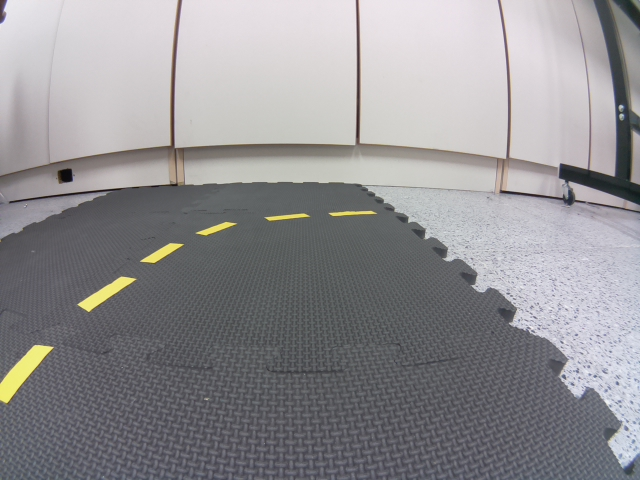
#> input picture tutorials/python/csp2016/hw1/0210767/images/curve-right.jpg, 640 x 480 px, found by its file name
$ jupyter execute --allow-errors assignment1.ipynb   (Python 2 division)
#> lines starting #> are read from the running program, lines starting #| are printed output that depends on the picture; after the words box and inside, x2 and y2 are one past the last pixel; in counts of white or black regions, pixels touching at a corner belong together; long printed decimals are rounded
# Create Software Project - Take Home Midterm Exam/Assignment

* Objective: this jupyter notebook is intended to evaluate how the students understand the Duckietown repo

Prof. Nick Wang, 2016/11/7

## Instructions:
1. $ cp assignment1.ipynb assignment1-XXXXXXX.ipynb (XXXXXXX is your name) You also need to add your name, setup, and state the contributions in the setup and contributions section.
2. You can already see the desired outputs of each cell, and you need to find the relevant code in the Duckietown repo and reproduce the results.
3. Each student needs to submit one to your mentor, via email. Please do not commit your ipynb to repo. Please do not modify assignment1.ipynb.

## Steup and Conributions:

This work is done by: PETER CHENG.

You need to state your contribution here. What's your working environment (e.g., VirtualBox XXX version on Window XX). If you get some help from your TA or classmates, you need to describe here.

# Line Detector

#> (a cell that did not finish here is left out)

### 1.Load the image and resize

[cell 2]
import cv2
import numpy as np
from matplotlib import pyplot as plt

#Use your own image
img = cv2.imread("images/curve-right.jpg")
#> img is the input picture: shape (480, 640, 3); mean B, G, R 146.4, 143.7, 145.1

image_cv = cv2.resize(img, (160, 120),interpolation=cv2.INTER_NEAREST)

dst1 = cv2.cvtColor(img,cv2.COLOR_BGR2RGB)
plt.subplot(121),plt.imshow(dst1,cmap = 'brg')
plt.title('Original Image'), plt.xticks([]), plt.yticks([])

dst2 = cv2.cvtColor(image_cv,cv2.COLOR_BGR2RGB)
plt.subplot(122),plt.imshow(dst2,cmap = 'brg')
plt.title('Resized Image'), plt.xticks([]), plt.yticks([])

plt.show()
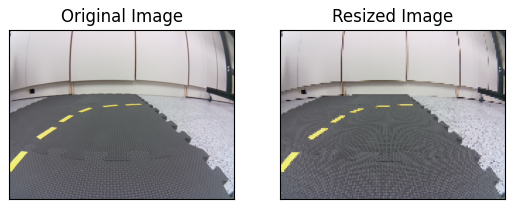
#> figure drawn by matplotlib, 2 panels

### 2.Find the edge (15%)

[cell 3]
#You should find the config file 'universal.yaml'
#You code this
gray = cv2.cvtColor(image_cv, cv2.COLOR_BGR2GRAY)
edges = cv2.Canny(gray, 60, 150,apertureSize = 3)
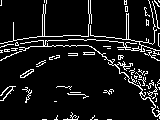
#> edges: shape (120, 160); 9.3% white in thin lines or dots


plt.imshow(edges,cmap = 'gray')
plt.title('Edge Image'), plt.xticks([]), plt.yticks([])
plt.show()

### 3-1.Setup HSV space threshold (15%)

[cell 4]
#You should find the config file 'universal.yaml'
hsv_white1 = np.array([0,0,150])
hsv_white2 = np.array([180,100,255])
hsv_yellow1 = np.array([25, 50,50])
hsv_yellow2 = np.array([45, 255, 255])
hsv_red1 = np.array([0, 100, 100])
hsv_red2 = np.array([15, 255, 255])
hsv_red3 = np.array([165, 100, 100])
hsv_red4 = np.array([180, 255,255])
print cv2.COLOR_BGR2HSV

### 3-2.Threshold colors in HSV space (15%)

[cell 5]
dilation_kernel_size = 3
#change color space to HSV
hsv = cv2.cvtColor(image_cv, cv2.COLOR_BGR2HSV)
#> hsv: shape (120, 160, 3); mean H, S, V 109.4, 15.2, 149.6
kernel = cv2.getStructuringElement(cv2.MORPH_ELLIPSE,(dilation_kernel_size, dilation_kernel_size))

#find the color
white =  cv2.inRange(hsv, hsv_white1, hsv_white2)
#> white: shape (120, 160); 45.7% white; 22 white regions (18 under 20 px), largest, box (x1, y1, x2, y2) and area: (0, 0, 160, 117) 8432, (5, 40, 44, 50) 192, (0, 49, 25, 60) 83, (156, 11, 160, 20) 22
white = cv2.dilate(white, kernel)
#> white: shape (120, 160); 50% white; 12 black regions (8 under 20 px), largest, box (x1, y1, x2, y2) and area: (0, 46, 160, 120) 9136, (0, 37, 87, 55) 202, (149, 0, 160, 27) 136, (140, 28, 160, 50) 109

yellow = cv2.inRange(hsv, hsv_yellow1, hsv_yellow2)
#> yellow: shape (120, 160); 1% white; 8 white regions (5 under 20 px), largest, box (x1, y1, x2, y2) and area: (0, 87, 14, 101) 75, (20, 70, 34, 78) 40, (36, 61, 46, 67) 23
yellow = cv2.dilate(yellow, kernel)
#> yellow: shape (120, 160); 1.8% white; 7 white regions (1 under 20 px), largest, box (x1, y1, x2, y2) and area: (0, 86, 15, 102) 107, (19, 69, 35, 79) 70, (35, 60, 47, 68) 45, (82, 52, 95, 56) 43, (48, 55, 61, 61) 43, (66, 53, 79, 57) 39

red1 = cv2.inRange(hsv, hsv_red1, hsv_red2)
#> red1: shape (120, 160); every value is 0
red2 = cv2.inRange(hsv, hsv_red3, hsv_red4)
red = cv2.bitwise_or(red1, red2)
red = cv2.dilate(red, kernel)


# Uncomment '#' to plot with color
x = cv2.cvtColor(yellow, cv2.COLOR_GRAY2BGR)
x[:,:,2] *= 1
x[:,:,1] *= 1
x[:,:,0] *= 0
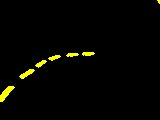
#> x: shape (120, 160, 3); mean B, G, R 0, 4.7, 4.7
x = cv2.cvtColor(x, cv2.COLOR_BGR2RGB)

y = cv2.cvtColor(red, cv2.COLOR_GRAY2BGR)
#> y: shape (120, 160, 3); every value is 0
y[:,:,2] *= 1
y[:,:,1] *= 0
y[:,:,0] *= 0
y = cv2.cvtColor(y, cv2.COLOR_BGR2RGB)

plt.subplot(131),plt.imshow(white,cmap = 'gray')
plt.title('White'), plt.xticks([]), plt.yticks([])

plt.subplot(132),plt.imshow(yellow,cmap = 'gray')
plt.subplot(132),plt.imshow(x,cmap = 'brg')
plt.title('Yellow'), plt.xticks([]), plt.yticks([])

plt.subplot(133),plt.imshow(red,cmap = 'gray')
plt.subplot(133),plt.imshow(y,cmap = 'brg')
plt.title('Red'), plt.xticks([]), plt.yticks([])

plt.show()

### 4.Combine Edge and Colors (15%)

[cell 6]
edge_color_white = cv2.bitwise_and(cv2.dilate(white, kernel), edges)
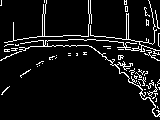
#> edge_color_white: shape (120, 160); 7.5% white in thin lines or dots
edge_color_yellow = cv2.bitwise_and(cv2.dilate(yellow, kernel), edges)
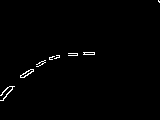
#> edge_color_yellow: shape (120, 160); 0.97% white in thin lines or dots, all inside (x1, y1, x2, y2) = (0, 0, 160, 101)
edge_color_red = cv2.bitwise_and(cv2.dilate(red, kernel), edges)


plt.imshow(edge_color_yellow,cmap = 'gray')
plt.title('Edge Color Y'), plt.xticks([]), plt.yticks([])
# [6 lines of commented-out code are left out]

plt.show()

### 5-1.Find the lines (15%)

[cell 7]
hough_threshold = 20
hough_min_line_length = 3
hough_max_line_gap = 3
#default threshold 20-> 10
lines_white = cv2.HoughLinesP(edge_color_white, 1, np.pi/180, hough_threshold, np.empty(1), hough_min_line_length, hough_max_line_gap)
#> lines_white = 79 rows, first 6: [63, 46, 88, 45], [115, 38, 130, 39], [110, 41, 117, 41], [45, 36, 80, 35], [91, 46, 137, 83], [38, 40, 67, 40]
lines_yellow = cv2.HoughLinesP(edge_color_yellow, 1, np.pi/180, hough_threshold, np.empty(1), hough_min_line_length, hough_max_line_gap)
#> lines_yellow = [[6, 94, 14, 86], [49, 58, 52, 56], [50, 59, 56, 55], [23, 77, 33, 70], [38, 66, 45, 62], [2, 92, 9, 86], [87, 54, 94, 54], [73, 55, 77, 55], [39, 62, 59, 57], [68, 53, 77, 53]]
lines_red = cv2.HoughLinesP(edge_color_red, 1, np.pi/180, hough_threshold, np.empty(1), hough_min_line_length, hough_max_line_gap)
#> lines_red = None


color = "yellow"
lines = lines_yellow
#> lines has the same summary as lines_yellow
bw = yellow

if lines is not None:
    lines = np.array(lines[0])
#> lines = [[6, 94, 14, 86]]
    print "found lines"

else:
    lines = []
    print "no lines"

### Show the lines (yellow)

[cell 8]
image_with_lines = np.copy(dst2)
if len(lines)>0:
    for x1,y1,x2,y2 in lines:
        cv2.line(image_with_lines, (x1,y1), (x2,y2), (0,0,255), 2)
        cv2.circle(image_with_lines, (x1,y1), 2, (0,255,0))
        cv2.circle(image_with_lines, (x2,y2), 2, (255,0,0))
#> this loop made 1 pass
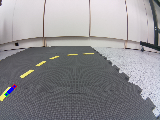
#> image_with_lines: shape (120, 160, 3); mean R, G, B 145.1, 143.6, 146.9

plt.imshow(image_with_lines,cmap = 'brg')
plt.title('Line Image'), plt.xticks([]), plt.yticks([])
plt.show()

### 6-1.Normals (15%)

[cell 9]
arr_cutoff = np.array((0, 40, 0, 40))
arr_ratio = np.array((1./160, 1./120, 1./160, 1./120))

normals = []
centers = []
if len(lines)>0:

    #find the normalized coordinates
    lines_normalized = ((lines + arr_cutoff) * arr_ratio)
#> lines_normalized = [[0.0375, 1.12, 0.0875, 1.05]]

    #find the dx dy
    length = np.sum((lines[:, 0:2] -lines[:, 2:4])**2, axis=1, keepdims=True)**0.5
#> length = [11.31]
    dx =  1.* (lines[:,3:4]-lines[:,1:2])/length
#> dx = [-0.707]
    dy = 1.* (lines[:,0:1]-lines[:,2:3])/length
#> dy = [-0.707]

    #find the center point
    centers = np.hstack([(lines[:,0:1]+lines[:,2:3])/2, (lines[:,1:2]+lines[:,3:4])/2])
#> centers = [[10, 90]]

    #find the vectors' direction
    x3 = (centers[:,0:1] - 3.*dx).astype('int')
#> x3 = [12]
    x3[x3<0]=0
    x3[x3>=160]=160-1

    y3 = (centers[:,1:2] - 3.*dy).astype('int')
#> y3 = [92]
    y3[y3<0]=0
    y3[y3>=120]=120-1

    x4 = (centers[:,0:1] + 3.*dx).astype('int')
#> x4 = [7]
    x4[x4<0]=0
    x4[x4>=160]=160-1

    y4 = (centers[:,1:2] + 3.*dy).astype('int')
#> y4 = [87]
    y4[y4<0]=0
    y4[y4>=120]=120-1


    #find the dx dy direction
    flag_signs = (np.logical_and(bw[y3,x3]>0, bw[y4,x4]==0)).astype('int')*2-1
#> flag_signs = [-1]
    normals = np.hstack([dx, dy]) * flag_signs
#> normals = [[0.707, 0.707]]


    flag = ((lines[:,2]-lines[:,0])*normals[:,1] - (lines[:,3]-lines[:,1])*normals[:,0])>0
#> flag = [True]
    for i in range(len(lines)):
        if flag[i]:
            x1,y1,x2,y2 = lines[i, :]
            lines[i, :] = [x2,y2,x1,y1]
#> this loop made 1 pass
#> after the loop, lines = [[14, 86, 6, 94]]

### 6-2.Draw the Normals

[cell 10]
image_with_lines = np.copy(dst2)
if len(centers)>0:
    for x,y,dx,dy in np.hstack((centers,normals)):
        x3 = int(x - 2.*dx)
        y3 = int(y - 2.*dy)
        x4 = int(x + 2.*dx)
        y4 = int(y + 2.*dy)
        cv2.line(image_with_lines, (x3,y3), (x4,y4), (0,0,255), 1)
        cv2.circle(image_with_lines, (x3,y3), 1, (0,255,0))
        cv2.circle(image_with_lines, (x4,y4), 1, (255,0,0))
#> this loop made 1 pass
#> (x, y, dx, dy, x3, y3, x4, y4) on pass 1: (10, 90, 0.707, 0.707, 8, 88, 11, 91)
#> image_with_lines: shape (120, 160, 3); mean R, G, B 145.4, 143.9, 146.6

plt.subplot(121),plt.imshow(image_with_lines,cmap = 'brg')
plt.title('Line Normals'), plt.xticks([]), plt.yticks([])

image_with_lines = np.copy(dst2)
if len(lines)>0:
    for x1,y1,x2,y2 in lines:
        cv2.line(image_with_lines, (x1,y1), (x2,y2), (0,0,255), 2)
        cv2.circle(image_with_lines, (x1,y1), 2, (0,255,0))
        cv2.circle(image_with_lines, (x2,y2), 2, (255,0,0))
#> this loop made 1 pass
#> image_with_lines: shape (120, 160, 3); mean R, G, B 145.1, 143.6, 146.9

plt.subplot(122),plt.imshow(image_with_lines,cmap = 'brg')
plt.title('Line Image'), plt.xticks([]), plt.yticks([])
plt.show()

### 7-1.setup the segment class

[cell 11]
class Vector2D():
    def __init__(self):
        self.x = 0
        self.y = 0
class Segment():
    def __init__(self):
        self.color = ""
        self.pixels_normalized = np.array([Vector2D(),Vector2D()])
        self.normal = Vector2D()

### 7-2.Store in the SegmentList

[cell 12]
segmentMsgList = []

for x1,y1,x2,y2,norm_x,norm_y in np.hstack((lines_normalized,normals)):
    segment = Segment()
    segment.color = color
    segment.pixels_normalized[0].x = x1
    segment.pixels_normalized[0].y = y1
    segment.pixels_normalized[1].x = x2
    segment.pixels_normalized[1].y = y2
    segment.normal.x = norm_x
    segment.normal.y = norm_y

    segmentMsgList.append(segment)
#> this loop made 1 pass
#> (x1, y1, x2, y2, norm_x, norm_y) on pass 1: (0.0375, 1.12, 0.0875, 1.05, 0.707, 0.707)
#> after the loop, segmentMsgList = 1 item

#> (the rest of this cell did not finish here and is left out)

### 7.3 Print the SegmentList

[cell 13]
for i in segmentMsgList:
    print (i.pixels_normalized[0].x,i.pixels_normalized[0].y),(i.pixels_normalized[1].x,i.pixels_normalized[1].y)
#> this loop made 1 pass
#| 0.0375 1.117

# Ground Projection

[cell 14]
lines_normalized, normals


print lines_normalized[0,1],normals[0]
#| 1.117 [0.7071 0.7071]

### camera parameters

[cell 15]
import cv2
import numpy as np
#camera_matrix = np.array([[1.3e+03, 0., 6.0e+02], [0., 1.3e+03, 4.8e+02], [0., 0., 1.]], dtype=np.float32)
#dist_coeffs = np.array([-2.4-01, 9.5e-02, -4.0e-04, 8.9e-05, 0.], dtype=np.float32)

#Use your own homography & intrinsic camera_matrix and dist_coeffs
homography = np.array([[4.7735e-05, -0.0002136365, -0.2214576], [0.001002189, -3.369404e-05, -0.3031031], [-4.332491e-05, -0.006859886, 1]]
)
matrix = np.array([[397.2313423887745, 0.0, 321.36163202144127], [0.0, 398.5399144224602, 246.47954600504573],
    [0.0, 0.0, 1.0]])
coeffs = np.array([-0.3929879882933439, 0.11340416624167338, -0.006579341864704046, -7.794987161672481e-06,
    0.0])

[cell 16]
pt_img = np.array([[0.5*640],[0.7*480],[1.]])
#print pt_img
G = np.dot(homography,pt_img)
G/=G[2]
print G

pt_img = np.array([[[0.5*640,0.7*480]]])

xy_undistorted = cv2.undistortPoints(pt_img, matrix, coeffs,R=None, P=matrix)
#> xy_undistorted = [[320, 338.3]]
pt_img = np.array([[xy_undistorted[0][0][0]],[xy_undistorted[0][0][1]],[1.]])
#> pt_img = [320, 338.3, 1]
#print xy_undistorted
G_rect = np.dot(homography,pt_img)
#> G_rect = [-0.278, 0.00617, -1.33]
G_rect/=G_rect[2]
#> G_rect = [0.209, -0.00462, 1]
print G_rect
#| [[ 0.2086]
#|  [-0.00462]
#|  [ 1.        ]]

### Rectify the image (15%)

[cell 17]
from matplotlib import pyplot as plt
#Use your own image
origin = cv2.imread("images/curve-right.jpg")


#rectfy the image by opencv 'undistort'
origin = cv2.resize(origin, (640, 480),interpolation=cv2.INTER_NEAREST)
rec_img = cv2.undistort(origin, matrix, coeffs)
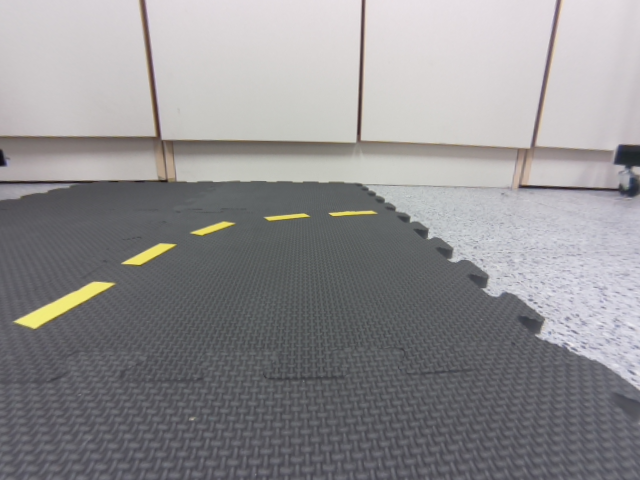
#> rec_img: shape (480, 640, 3); mean B, G, R 144.1, 142.2, 143.8


origin = cv2.cvtColor(origin,cv2.COLOR_BGR2RGB)
plt.subplot(121),plt.imshow(origin,cmap = 'brg')
plt.title('Original Image'), plt.xticks([]), plt.yticks([])

rec_img = cv2.cvtColor(rec_img,cv2.COLOR_BGR2RGB)
plt.subplot(122),plt.imshow(rec_img,cmap = 'brg')
plt.title('Rectified Image'), plt.xticks([]), plt.yticks([])

plt.show()

[cell 18]
img = rec_img
image_cv = cv2.resize(img, (160, 120),interpolation=cv2.INTER_NEAREST)
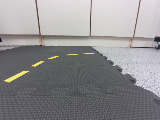
#> image_cv: shape (120, 160, 3); mean R, G, B 144.1, 142.6, 144.4

dst1 = img#cv2.cvtColor(img,cv2.COLOR_BGR2RGB)
plt.subplot(121),plt.imshow(dst1,cmap = 'brg')
plt.title('Original Image'), plt.xticks([]), plt.yticks([])

dst2 = image_cv#cv2.cvtColor(image_cv,cv2.COLOR_BGR2RGB)
plt.subplot(122),plt.imshow(dst2,cmap = 'brg')
plt.title('Resized Image'), plt.xticks([]), plt.yticks([])

plt.show()

[cell 19]
gray = cv2.cvtColor(image_cv, cv2.COLOR_RGB2GRAY)
edges = cv2.Canny(gray, 60, 150,apertureSize = 3)
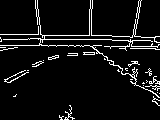
#> edges: shape (120, 160); 6.8% white in thin lines or dots


plt.imshow(edges,cmap = 'gray')
plt.title('Edge Image'), plt.xticks([]), plt.yticks([])
plt.show()

[cell 20]
#You should find the config file 'universal.yaml'
hsv_white1 = np.array([0,0,150])
hsv_white2 = np.array([180,100,255])
hsv_yellow1 = np.array([25, 50,50])
hsv_yellow2 = np.array([45, 255, 255])
hsv_red1 = np.array([0, 100, 100])
hsv_red2 = np.array([15, 255, 255])
hsv_red3 = np.array([165, 100, 100])
hsv_red4 = np.array([180, 255,255])
image_cv = cv2.cvtColor(image_cv, cv2.COLOR_RGB2BGR)
dilation_kernel_size = 3
#change color space to HSV
hsv = cv2.cvtColor(image_cv, cv2.COLOR_BGR2HSV)
#> hsv: shape (120, 160, 3); mean H, S, V 104.6, 13.4, 147.5
kernel = cv2.getStructuringElement(cv2.MORPH_ELLIPSE,(dilation_kernel_size, dilation_kernel_size))
#> kernel = [[0, 1, 0], [1, 1, 1], [0, 1, 0]]

#find the color
white =  cv2.inRange(hsv, hsv_white1, hsv_white2)
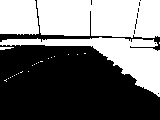
#> white: shape (120, 160); 44.4% white; 25 white regions (21 under 20 px), largest, box (x1, y1, x2, y2) and area: (37, 0, 160, 38) 4344, (0, 37, 160, 97) 2847, (0, 0, 39, 35) 1278, (0, 47, 14, 50) 30
white = cv2.dilate(white, kernel)
#> white: shape (120, 160); 48.3% white; 8 white regions (5 under 20 px), largest, box (x1, y1, x2, y2) and area: (0, 0, 160, 98) 9159, (3, 70, 24, 83) 55, (31, 60, 44, 67) 31

yellow = cv2.inRange(hsv, hsv_yellow1, hsv_yellow2)
#> yellow: shape (120, 160); 0.88% white in thin lines or dots, all inside (x1, y1, x2, y2) = (4, 53, 95, 83)
#> (the rest of the program and of its run is left out)
